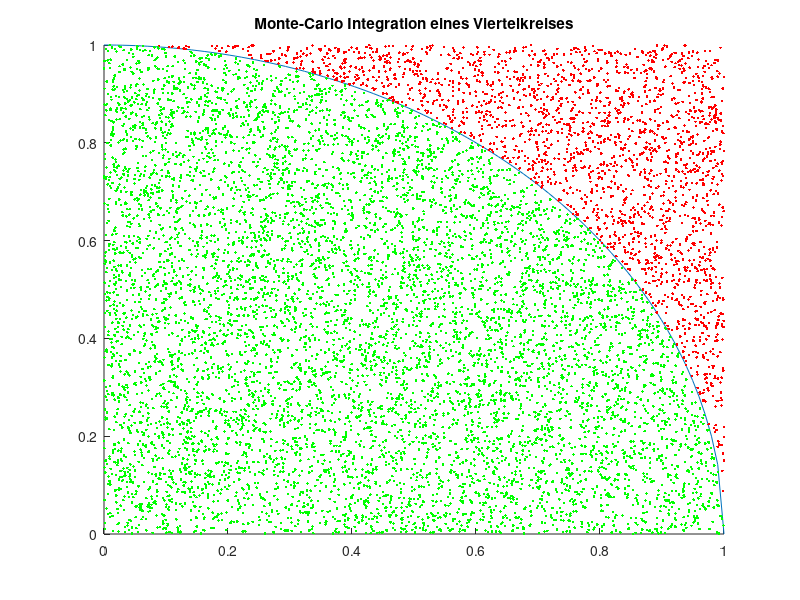
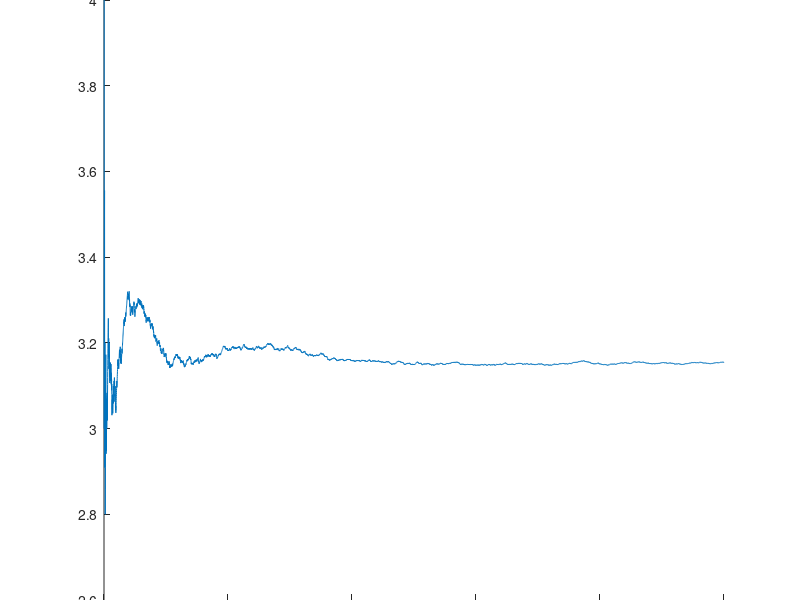

MATLAB code to generate these figures, in order: (Note: this script raises an error after producing the figures.)
clear

function y = funca(x)
    y = sqrt(1-x.^2);
end

function y = funcb(x)
    y = 1 + cos(exp(x.^2));
end

function [integral, above_val, under_val] = monte_inte(N, xmin, xmax, ymin, ymax, func)
    x_val = xmin + (xmax-xmin) .* rand(N, 1);
    y_val = ymin + (ymax-ymin) .* rand(N, 1);
    
    above = 0;
    under = 0;
    integral = zeros(N, 1);
    A = abs(ymin-ymax) * abs(xmin-xmax);
    
    for i=1:N
        x = x_val(i);
        y = y_val(i);
    
        if y>func(x)
            above = above+1;
            above_val(above, 1) = x;
            above_val(above, 2) = y;
        else
            under = under+1;
            under_val(under, 1) = x;
            under_val(under, 2) = y;
        end
        
        integral(i) = A * under/i;
    end
end
 
%---------a--------
xmin = 0;
xmax = 1;
ymin = 0;
ymax = 1;
N = 10000;
[res, above, under] = monte_inte(N, xmin, xmax, ymin, ymax, @funca);

figure(1); clf
hold on
xcords = linspace(xmin, xmax);
plot(xcords, funca(xcords));
plot(above(:, 1), above(:, 2), "r.");
plot(under(:, 1), under(:, 2), "g.");
title("Monte-Carlo Integration eines Viertelkreises")
hold off

figure(2); clf
xcords = 1:10000;
xcords = xcords';
hold on
plot(xcords, res.*4)
end_val = 4 * res(end);
title("Annäherung an Pi mit dem Endwert von "+end_val);
yline(pi)
hold off

%----------b---------
xmin = 1;
xmax = 2;
ymin = 0;
ymax = 2.5;
N = 10000;
[res, above, under] = monte_inte(N, xmin, xmax, ymin, ymax, @funcb);
fprintf("Ergebnis der einmaligen Monte-Carlo Integration: %f", res(end));

figure(3); clf
xcords = 1:10000;
xcords = xcords';
hold on
plot(xcords, res)
title("Monte-Carlo Integration von y = 1 + cos(e^{x^2}) | 1<x<2");
yline(0.885306)
hold off